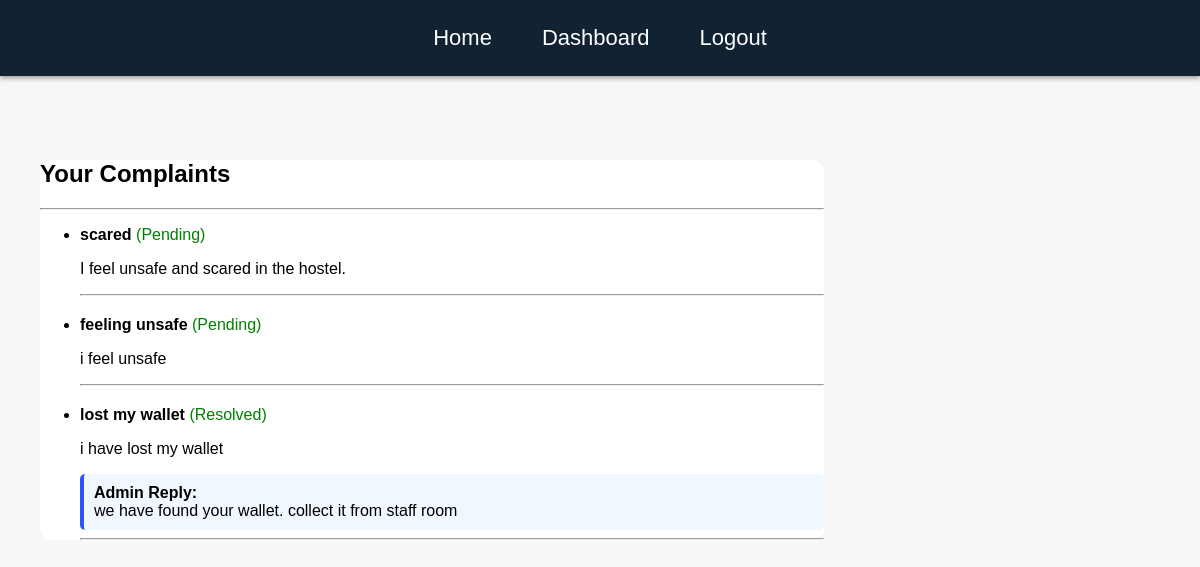
The page /view-complaints/ (signed in) on the database its author committed.
### complaints/models.py (models this page shows, shortened)
class Complaint(models.Model):
    STATUS_CHOICES = [
        ("Pending", "Pending"),
        ("In Progress", "In Progress"),
        ("Resolved", "Resolved"),
        ("Rejected", "Rejected"),
    ]
    PRIORITY_CHOICES = [
        ("Low", "Low"),
        ("Medium", "Medium"),
        ("High", "High"),
        ("Critical", "Critical"),
    ]
    STATUS_CHOICES = [
        ("Pending", "Pending"),
        ("In Progress", "In Progress"),
        ("Resolved", "Resolved"),
        ("Rejected", "Rejected"),
    ]
    user = models.ForeignKey(User, on_delete=models.CASCADE)
    title = models.CharField(max_length=255)
    category = models.CharField(max_length=100)
    description = models.TextField()
    reply = models.TextField(blank=True, null=True)
    status = models.CharField(max_length=50, choices=STATUS_CHOICES, default="Pending")
    created_at = models.DateTimeField(auto_now_add=True)
    stress_score = models.FloatField(default=0.0)
    emotion_label = models.CharField(max_length=50, blank=True)
    priority = models.CharField(
        max_length=20,
        choices=PRIORITY_CHOICES,
        default="Low"
    )
    status = models.CharField(
        max_length=50,
        choices=STATUS_CHOICES,
        default="Pending"
    )
    created_at = models.DateTimeField(auto_now_add=True)

### complaints/views.py (the view)
# urls.py: path('view-complaints/', views.view_complaints, name='view_complaints'),
@login_required
def view_complaints(request):
    complaints = Complaint.objects.filter(user=request.user).order_by('-created_at')
    return render(request, 'complaints/view_complaints.html', {
        'complaints': complaints
    })

### complaints/templates/complaints/view_complaints.html
{% extends "complaints/base.html" %}
{% block content %}
<div class="container mt-5 p-4" style="background:white; border-radius:12px; width:70%;">
    <h2>Your Complaints</h2>
    <hr>
    {% if complaints %}
        <ul>
            {% for c in complaints %}
                <li style="margin-bottom:20px;">
                    <strong>{{ c.title }}</strong>
                    <span style="color:green;">({{ c.status }})</span>
                    <br>
                    <p>{{ c.description }}</p>
                    {% if c.reply %}
                        <div style="background:#f0f7ff; padding:10px; border-left:4px solid #2b53ff; border-radius:5px;">
                            <strong>Admin Reply:</strong><br>
                            {{ c.reply }}
                        </div>
                    {% endif %}
                    <hr>
                </li>
            {% endfor %}
        </ul>
    {% else %}
        <p>No complaints submitted.</p>
    {% endif %}
</div>
{% endblock %}

### complaints/templates/complaints/base.html (style rules this page uses)
body { margin: 0; font-family: Arial, Helvetica, sans-serif; background: #f7f7f7; }

### rows shown on the page
Complaint: title "scared", status "Pending", description "I feel unsafe and scared in the hostel."
Complaint: title "feeling unsafe", status "Pending", description "i feel unsafe"
Complaint: title "lost my wallet", status "Resolved", description "i have lost my wallet", reply "we have found your wallet. collect it from staff room"
